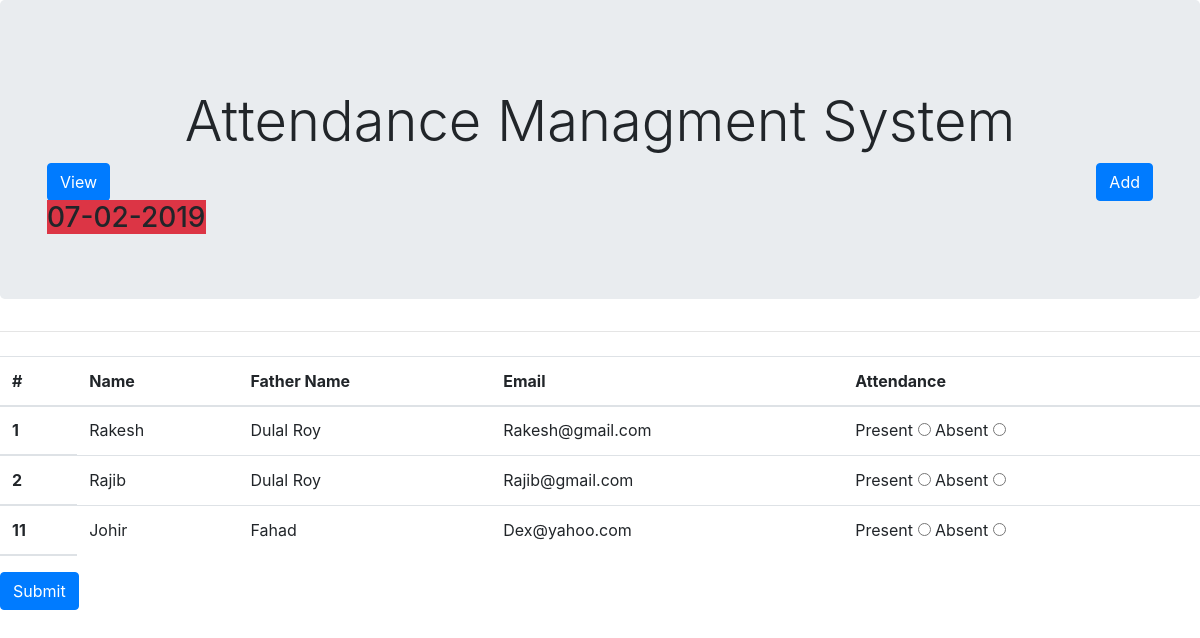
The page / on the database its author committed.
### tables this page shows
CREATE TABLE IF NOT EXISTS `emp` (
  `emp_id` int(11) NOT NULL AUTO_INCREMENT,
  `name` varchar(256) NOT NULL,
  `fname` varchar(256) NOT NULL,
  `email` varchar(33) NOT NULL,
  PRIMARY KEY (`emp_id`)
);

### index.php (the view, shortened to what this page needs)
<?php
include("header.php");
include("dbc.php");
?>
<div class="jumbotron">
  <h1 class="display-4 text-center mx-4 mt-4">Attendance Managment System </h1>
  <div class="container">
  <a href="view.php"><button type="button" class="btn btn-primary">View</button></a>
  <a type="button" href="add.php" class="btn btn-primary float-right">Add</a>
  <div><h3 class="bg-danger d-inline"><?php echo date("d-m-Y"); ?> </h3></div>
  </div>
</div>
  <hr class="my-4">
  <form action="index.php" method="post">
<table class="table table-striped">
  <thead>
    <tr>
      <th scope="col">#</th>
      <th scope="col">Name</th>
      <th scope="col">Father Name</th>
      <th scope="col">Email</th>
      <th scope="col">Attendance</th>
    </tr>
    <tr>
		<?php
		$sql = "SELECT * FROM emp";
		$result = $conn->query($sql);
		        $counter=0;
		    while($row = $result->fetch_assoc()) {
		    	?>
		          <tr>
			      <th scope="row"><?php echo $row['emp_id'];?></th>
			      <td><?php echo $row['name'] ; ?></td>
			      <td><?php echo $row['fname']; ?></td>
			      <td><?php echo $row['email']; ?></td>
	  <td>Present <input type="radio" Name="emp[<?php echo $counter; ?>]" value="Present">
          Absent <input type="radio" Name="emp[<?php echo $counter; ?>]" value="Absent">
      </td>
      </tr>
      <?php
        $counter++;
       }?>
		<?php
		echo "</thead></table>";?>
        <button type="submit" name="submit" class="btn btn-primary">Submit</button>
		</form>
<?php
include("footer.php");
?>

### rows shown on the page
emp: emp_id "1", name "Rakesh", fname "Dulal Roy", email "Rakesh@gmail.com"
emp: emp_id "2", name "Rajib", fname "Dulal Roy", email "Rajib@gmail.com"
emp: emp_id "11", name "Johir", fname "Fahad", email "Dex@yahoo.com"
